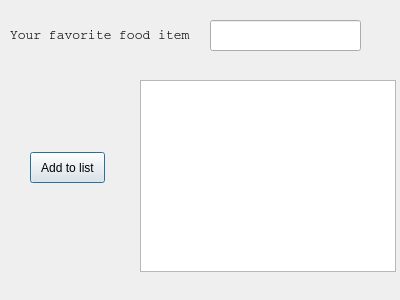
<?xml version="1.0" encoding="UTF-8"?>
<ui version="4.0">
 <class>Dialog</class>
 <widget class="QDialog" name="Dialog">
  <property name="geometry">
   <rect>
    <x>0</x>
    <y>0</y>
    <width>400</width>
    <height>300</height>
   </rect>
  </property>
  <property name="windowTitle">
   <string>Dialog</string>
  </property>
  <widget class="QLabel" name="label">
   <property name="geometry">
    <rect>
     <x>10</x>
     <y>20</y>
     <width>191</width>
     <height>31</height>
    </rect>
   </property>
   <property name="font">
    <font>
     <family>Courier</family>
     <pointsize>10</pointsize>
    </font>
   </property>
   <property name="text">
    <string>Your favorite food item</string>
   </property>
  </widget>
  <widget class="QLineEdit" name="lineEditFoodItem">
   <property name="geometry">
    <rect>
     <x>210</x>
     <y>20</y>
     <width>151</width>
     <height>31</height>
    </rect>
   </property>
  </widget>
  <widget class="QListWidget" name="listWidgetSelectedItems">
   <property name="geometry">
    <rect>
     <x>140</x>
     <y>80</y>
     <width>256</width>
     <height>192</height>
    </rect>
   </property>
  </widget>
  <widget class="QPushButton" name="pushButtonAdd">
   <property name="geometry">
    <rect>
     <x>30</x>
     <y>152</y>
     <width>75</width>
     <height>31</height>
    </rect>
   </property>
   <property name="text">
    <string>Add to list</string>
   </property>
  </widget>
 </widget>
 <resources/>
 <connections/>
</ui>
